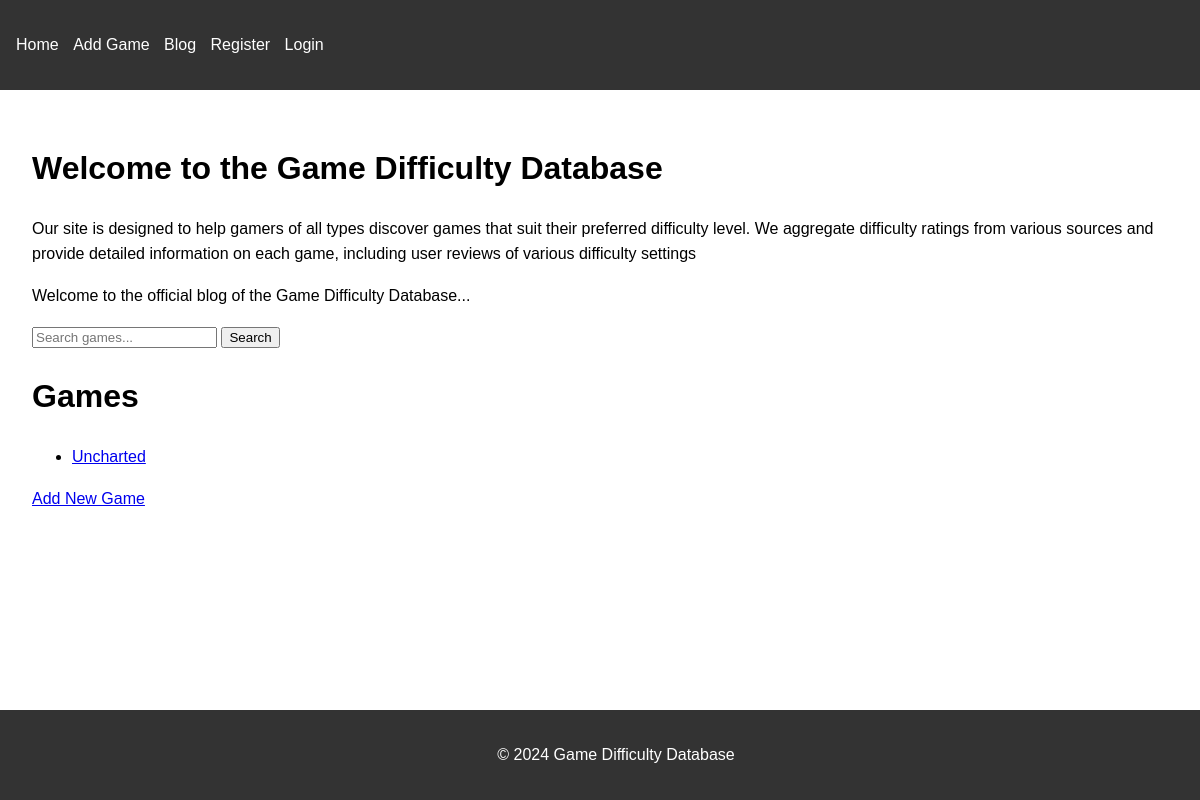
The app's page /, older data.
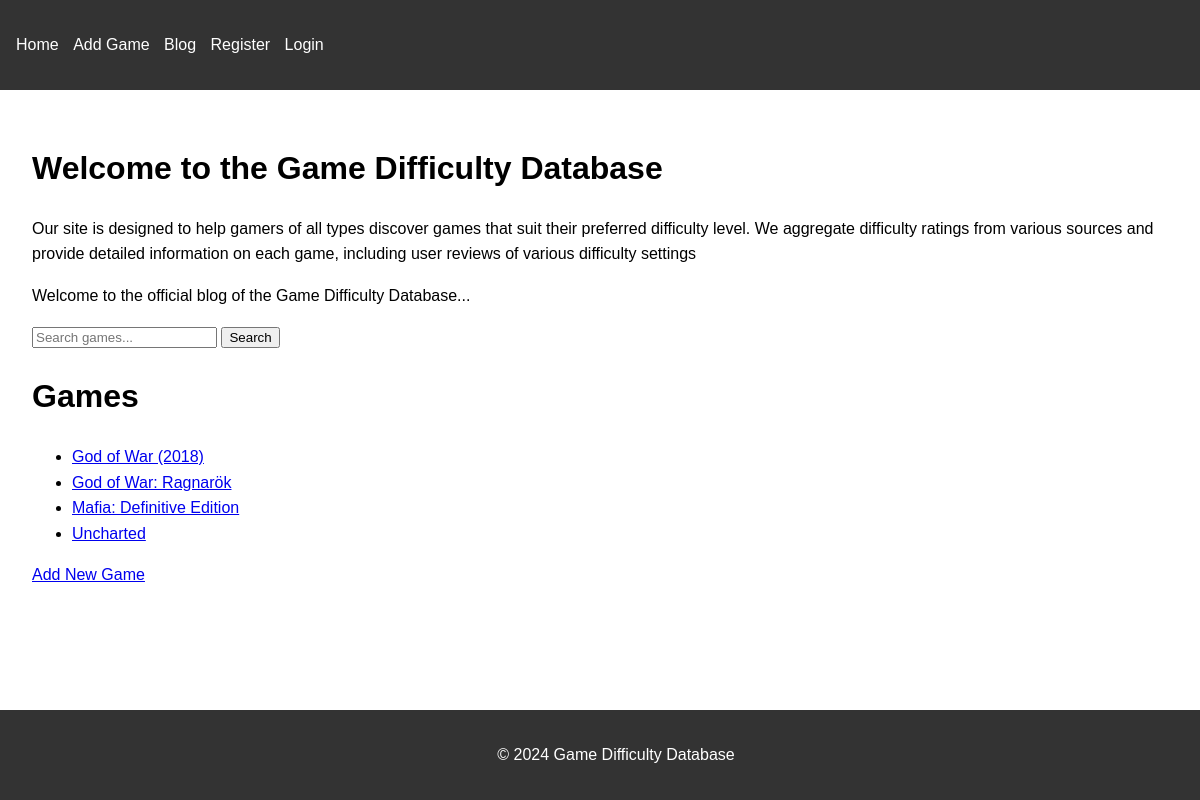
The same page, newer data.
### game_difficulty_database/models.py (models this page shows, shortened)
class Game(models.Model):
    DIFFICULTY_CHOICES = [
        ('extremely_easy', 'Extremely Easy'),
        ('very_easy', 'Very Easy'),
        ('easy', 'Easy'),
        ('somewhat_easy', 'Somewhat Easy'),
        ('normal', 'Normal'),
        ('somewhat_hard', 'Somewhat Hard'),
        ('hard', 'Hard'),
        ('very_hard', 'Very Hard'),
        ('extremely_hard', 'Extremely Hard'),
    ]
    name = models.CharField(max_length=255)
    description = models.TextField(blank=True)
    default_difficulty = models.CharField(max_length=20, choices=DIFFICULTY_CHOICES, default='normal')
    image = CloudinaryField('image', null=True, blank=True)
    added_by = models.ForeignKey(User, on_delete=models.SET_NULL, null=True, blank=True)

### game_difficulty_database/views.py (the view)
# urls.py: path('', views.game_list, name='game_list'),
def game_list(request):
    games = Game.objects.all().order_by('name')
    query = request.GET.get('q')
    if query:
        games = games.filter(
            Q(name__icontains=query) |
            Q(description__icontains=query)
        )
    introduction_text = "Welcome to the official blog of the Game Difficulty Database..."
    return render(request, 'game_difficulty_database/game_list.html', {
        'games': games,
        'introduction_text': introduction_text,
        'query': query,
    })

### Game_Datebase/context_processors.py (called while the page is built)
def home_url(request):
    return {'home_url': reverse('game_list')}

### game_difficulty_database/templates/game_difficulty_database/game_list.html
{% extends 'base.html' %}
{% block content %}
<div class="introduction">
    <h1>Welcome to the Game Difficulty Database</h1>
    <p class="subheading">Our site is designed to help gamers of all types discover games that suit their preferred difficulty level. We aggregate difficulty ratings from various sources and provide detailed information on each game, including user reviews of various difficulty settings</p>
    <p>{{ introduction_text }}</p>
</div>
<form method="GET" action="{% url 'game_list' %}">
    <input type="text" name="q" value="{{ query|default:'' }}" placeholder="Search games...">
    <button type="submit">Search</button>
</form>
<div class="game-list">
    <h1>Games</h1>
    {% if games %}
        <ul>
        {% for game in games %}
            <li><a href="{% url 'game_detail' game.id %}">{{ game.name }}</a></li>
        {% endfor %}
        </ul>
    {% else %}
        <p>No games available at the moment.</p>
    {% endif %}
</div>
<div class="add-game">
    <a href="{% url 'add_game' %}" class="btn btn-primary">Add New Game</a>
</div>
{% endblock %}

### templates/base.html (shortened to what this page needs)
<!DOCTYPE html>
<html lang="en">
<head>
    {% load static %}
    <link rel="stylesheet" href="{% static 'css/style.css' %}">
    <link rel="stylesheet" href="{% static 'css/allauth_custom.css' %}">
</head>
<body>
    <header>
        <nav>
            <ul>
                <li><a href="{% url 'game_list' %}">Home</a></li>
                <li><a href="{% url 'add_game' %}">Add Game</a></li>
                <li><a href="{% url 'blog_list' %}">Blog</a></li>
                {% if user.is_authenticated %}
                    <li><a href="{% url 'account_logout' %}">Logout</a></li>
                {% else %}
                    <li><a href="{% url 'account_signup' %}">Register</a></li>
                    <li><a href="{% url 'account_login' %}">Login</a></li>
                {% endif %}
            </ul>
        </nav>
    </header>
    <main>
        {% block content %}
        {% endblock %}
    </main>
    <footer>
        <p>&copy; 2024 Game Difficulty Database</p>
    </footer>
</body>
</html>

### static/css/style.css (style rules this page uses)
body { font-family: Arial, sans-serif; line-height: 1.6; margin: 0; padding: 0; }
header { background-color: #333; color: #fff; padding: 1rem; }
nav ul { list-style-type: none; padding: 0; }
nav ul li { display: inline; margin-right: 10px; }
nav ul li a { color: #fff; text-decoration: none; }
main { padding: 2rem; }
footer { background-color: #333; color: #fff; text-align: center; padding: 1rem; position: fixed; bottom: 0; width: 100%; }

Row changes from the older to the newer data that the page shows:
added Game: name "God of War (2018)"
added Game: name "God of War: Ragnarök"
added Game: name "Mafia: Definitive Edition"
